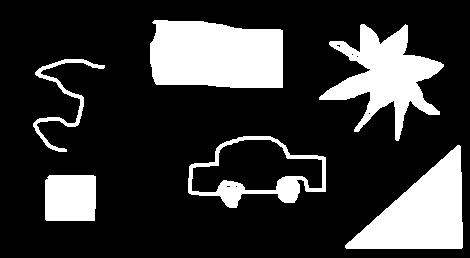
#> input picture Functions/Thinning/figures2.jpg, 470 x 258 px
$ python Thinning.py
#> lines starting #> are read from the running program, lines starting #| are printed output that depends on the picture; after the words box and inside, x2 and y2 are one past the last pixel; in counts of white or black regions, pixels touching at a corner belong together
import cv2

#--- THINNING --
#img = cv2.imread('figures.jpg', 0)
img = cv2.imread('figures2.jpg', 0)
#> img: shape (258, 470); 21.6% white; 6 white regions, box (x1, y1, x2, y2) and area: (150, 20, 283, 88) 8084, (345, 145, 463, 249) 6506, (319, 24, 444, 141) 6005, (188, 136, 326, 208) 2330, (45, 175, 96, 221) 2318, (33, 59, 105, 152) 964
ret, thresh = cv2.threshold(img, 127, 255, cv2.THRESH_BINARY)
dst1 = cv2.ximgproc.thinning(thresh, thinningType = 0)   # cv2.ximgproc.THINNING_ZHANGSUEN = 0
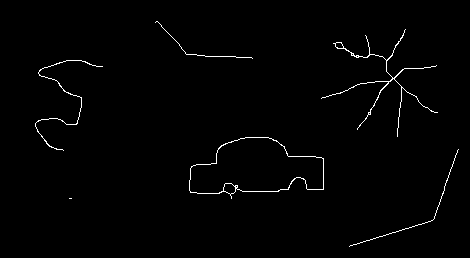
#> dst1: shape (258, 470); 1.1% white in thin lines or dots, all inside (x1, y1, x2, y2) = (35, 21, 459, 247)
dst2 = cv2.ximgproc.thinning(thresh, thinningType = 1)   # cv2.ximgproc.THINNING_GUOHALL = 1
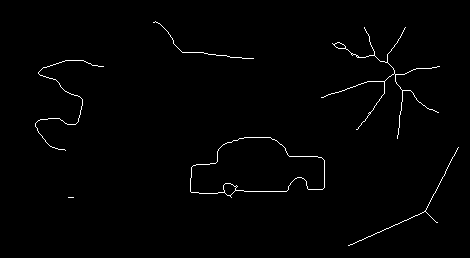
#> dst2: shape (258, 470); 1% white in thin lines or dots, all inside (x1, y1, x2, y2) = (35, 21, 459, 246)

cv2.imshow("INPUT", thresh)
cv2.imshow("THINNING_ZHANGSUEN", dst1)
#cv2.imwrite('THINNING_ZHANGSUEN.jpg', dst1)
cv2.imshow("THINNING_GUOHALL", dst2)
#cv2.imwrite('THINNING_GUOHALL.jpg', dst2)
cv2.waitKey(0)
cv2.destroyAllWindows()

$ run again, with Functions/Thinning/figures.jpg copied over Functions/Thinning/figures2.jpg
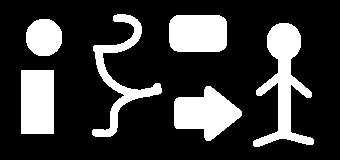
#> input picture Functions/Thinning/figures.jpg, 340 x 160 px
#> img is the input picture: shape (160, 340); min 0, max 255, mean 57.6
#> thresh: shape (160, 340); 22.6% white; 6 white regions, box (x1, y1, x2, y2) and area: (253, 23, 314, 147) 2873, (174, 86, 242, 141) 2236, (21, 70, 54, 134) 2112, (169, 15, 227, 52) 2058, (92, 14, 162, 137) 1908, (26, 19, 62, 56) 1087
#> `dst1 = cv2.ximgproc.thinning(thresh, thinningType = 0)`:
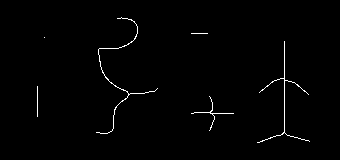
#> dst1: shape (160, 340); 1% white in thin lines or dots, all inside (x1, y1, x2, y2) = (37, 17, 310, 143)
#> `dst2 = cv2.ximgproc.thinning(thresh, thinningType = 1)`:
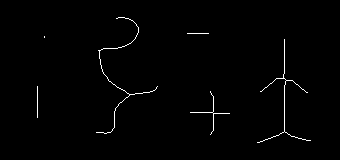
#> dst2: shape (160, 340); 0.98% white in thin lines or dots, all inside (x1, y1, x2, y2) = (37, 17, 311, 143)
